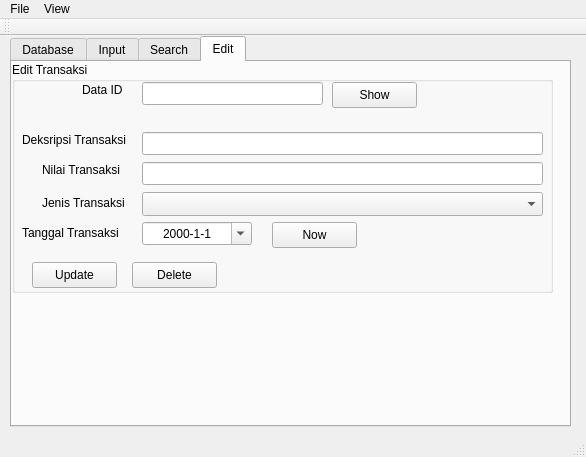
<?xml version="1.0" encoding="UTF-8"?>
<ui version="4.0">
 <class>sap</class>
 <widget class="QMainWindow" name="sap">
  <property name="geometry">
   <rect>
    <x>0</x>
    <y>0</y>
    <width>586</width>
    <height>457</height>
   </rect>
  </property>
  <property name="sizePolicy">
   <sizepolicy hsizetype="Preferred" vsizetype="Preferred">
    <horstretch>0</horstretch>
    <verstretch>0</verstretch>
   </sizepolicy>
  </property>
  <property name="windowTitle">
   <string>Simple Accounting Program</string>
  </property>
  <widget class="QWidget" name="centralWidget">
   <widget class="QTabWidget" name="tabMain">
    <property name="enabled">
     <bool>true</bool>
    </property>
    <property name="geometry">
     <rect>
      <x>10</x>
      <y>0</y>
      <width>561</width>
      <height>391</height>
     </rect>
    </property>
    <property name="currentIndex">
     <number>3</number>
    </property>
    <widget class="QWidget" name="tabDatabase">
     <attribute name="title">
      <string>Database</string>
     </attribute>
     <widget class="QGroupBox" name="grpDatabase">
      <property name="geometry">
       <rect>
        <x>0</x>
        <y>70</y>
        <width>311</width>
        <height>111</height>
       </rect>
      </property>
      <property name="title">
       <string>Manage Databases</string>
      </property>
      <widget class="QLineEdit" name="txtDbNew">
       <property name="enabled">
        <bool>true</bool>
       </property>
       <property name="geometry">
        <rect>
         <x>100</x>
         <y>30</y>
         <width>113</width>
         <height>23</height>
        </rect>
       </property>
      </widget>
      <widget class="QPushButton" name="btnDbNew">
       <property name="enabled">
        <bool>true</bool>
       </property>
       <property name="geometry">
        <rect>
         <x>230</x>
         <y>30</y>
         <width>61</width>
         <height>26</height>
        </rect>
       </property>
       <property name="text">
        <string>Create</string>
       </property>
      </widget>
      <widget class="QComboBox" name="cmbDbDelete">
       <property name="enabled">
        <bool>true</bool>
       </property>
       <property name="geometry">
        <rect>
         <x>100</x>
         <y>70</y>
         <width>111</width>
         <height>24</height>
        </rect>
       </property>
      </widget>
      <widget class="QPushButton" name="btnDbDelete">
       <property name="enabled">
        <bool>true</bool>
       </property>
       <property name="geometry">
        <rect>
         <x>230</x>
         <y>70</y>
         <width>61</width>
         <height>26</height>
        </rect>
       </property>
       <property name="text">
        <string>Delete</string>
       </property>
      </widget>
      <widget class="QLabel" name="label_11">
       <property name="geometry">
        <rect>
         <x>10</x>
         <y>30</y>
         <width>81</width>
         <height>21</height>
        </rect>
       </property>
       <property name="text">
        <string>Create Data</string>
       </property>
      </widget>
      <widget class="QLabel" name="label_12">
       <property name="geometry">
        <rect>
         <x>10</x>
         <y>70</y>
         <width>81</width>
         <height>21</height>
        </rect>
       </property>
       <property name="text">
        <string>Delete Data</string>
       </property>
      </widget>
     </widget>
     <widget class="QGroupBox" name="grpExportImport">
      <property name="geometry">
       <rect>
        <x>0</x>
        <y>190</y>
        <width>311</width>
        <height>101</height>
       </rect>
      </property>
      <property name="title">
       <string>Export/Import Data</string>
      </property>
      <widget class="QComboBox" name="cmbDbExport">
       <property name="enabled">
        <bool>true</bool>
       </property>
       <property name="geometry">
        <rect>
         <x>100</x>
         <y>20</y>
         <width>111</width>
         <height>24</height>
        </rect>
       </property>
      </widget>
      <widget class="QLabel" name="label_5">
       <property name="geometry">
        <rect>
         <x>10</x>
         <y>20</y>
         <width>91</width>
         <height>21</height>
        </rect>
       </property>
       <property name="text">
        <string>Data to Export</string>
       </property>
      </widget>
      <widget class="QPushButton" name="btnDbExport">
       <property name="enabled">
        <bool>true</bool>
       </property>
       <property name="geometry">
        <rect>
         <x>220</x>
         <y>20</y>
         <width>61</width>
         <height>26</height>
        </rect>
       </property>
       <property name="text">
        <string>Export</string>
       </property>
      </widget>
      <widget class="QPushButton" name="btnDbImport">
       <property name="enabled">
        <bool>true</bool>
       </property>
       <property name="geometry">
        <rect>
         <x>220</x>
         <y>70</y>
         <width>61</width>
         <height>26</height>
        </rect>
       </property>
       <property name="text">
        <string>Import</string>
       </property>
      </widget>
      <widget class="QComboBox" name="cmbDbImport">
       <property name="enabled">
        <bool>true</bool>
       </property>
       <property name="geometry">
        <rect>
         <x>100</x>
         <y>70</y>
         <width>111</width>
         <height>24</height>
        </rect>
       </property>
      </widget>
      <widget class="QLabel" name="label_6">
       <property name="geometry">
        <rect>
         <x>10</x>
         <y>70</y>
         <width>81</width>
         <height>21</height>
        </rect>
       </property>
       <property name="text">
        <string>Import to Data</string>
       </property>
      </widget>
     </widget>
     <widget class="QGroupBox" name="grpDbSelect">
      <property name="geometry">
       <rect>
        <x>0</x>
        <y>0</y>
        <width>221</width>
        <height>61</height>
       </rect>
      </property>
      <property name="title">
       <string>Select Data </string>
      </property>
      <widget class="QPushButton" name="btnDbExisting">
       <property name="enabled">
        <bool>true</bool>
       </property>
       <property name="geometry">
        <rect>
         <x>150</x>
         <y>20</y>
         <width>61</width>
         <height>26</height>
        </rect>
       </property>
       <property name="text">
        <string>Use</string>
       </property>
      </widget>
      <widget class="QComboBox" name="cmbDbExisting">
       <property name="enabled">
        <bool>true</bool>
       </property>
       <property name="geometry">
        <rect>
         <x>10</x>
         <y>20</y>
         <width>131</width>
         <height>24</height>
        </rect>
       </property>
      </widget>
     </widget>
    </widget>
    <widget class="QWidget" name="tabInput">
     <attribute name="title">
      <string>Input</string>
     </attribute>
     <widget class="QGroupBox" name="grpInput">
      <property name="geometry">
       <rect>
        <x>0</x>
        <y>0</y>
        <width>541</width>
        <height>191</height>
       </rect>
      </property>
      <property name="title">
       <string>Input Transaksi</string>
      </property>
      <widget class="QLabel" name="label">
       <property name="geometry">
        <rect>
         <x>10</x>
         <y>30</y>
         <width>121</width>
         <height>16</height>
        </rect>
       </property>
       <property name="text">
        <string>Deksripsi Transaksi</string>
       </property>
      </widget>
      <widget class="QLineEdit" name="txtTrsDeskrip">
       <property name="geometry">
        <rect>
         <x>130</x>
         <y>30</y>
         <width>401</width>
         <height>23</height>
        </rect>
       </property>
       <property name="maxLength">
        <number>32</number>
       </property>
      </widget>
      <widget class="QComboBox" name="cmbTrsJenis">
       <property name="geometry">
        <rect>
         <x>130</x>
         <y>90</y>
         <width>401</width>
         <height>24</height>
        </rect>
       </property>
      </widget>
      <widget class="QLabel" name="label_2">
       <property name="geometry">
        <rect>
         <x>30</x>
         <y>90</y>
         <width>101</width>
         <height>21</height>
        </rect>
       </property>
       <property name="text">
        <string>Jenis Transaksi</string>
       </property>
      </widget>
      <widget class="QLabel" name="label_3">
       <property name="geometry">
        <rect>
         <x>30</x>
         <y>60</y>
         <width>121</width>
         <height>16</height>
        </rect>
       </property>
       <property name="text">
        <string>Nilai Transaksi</string>
       </property>
      </widget>
      <widget class="QLineEdit" name="txtTrsNilai">
       <property name="geometry">
        <rect>
         <x>130</x>
         <y>60</y>
         <width>401</width>
         <height>23</height>
        </rect>
       </property>
       <property name="inputMethodHints">
        <set>Qt::ImhDigitsOnly|Qt::ImhFormattedNumbersOnly|Qt::ImhPreferNumbers</set>
       </property>
       <property name="text">
        <string/>
       </property>
       <property name="maxLength">
        <number>32</number>
       </property>
      </widget>
      <widget class="QDateEdit" name="dateTrsTanggal">
       <property name="geometry">
        <rect>
         <x>130</x>
         <y>120</y>
         <width>110</width>
         <height>23</height>
        </rect>
       </property>
       <property name="alignment">
        <set>Qt::AlignCenter</set>
       </property>
       <property name="readOnly">
        <bool>false</bool>
       </property>
       <property name="showGroupSeparator" stdset="0">
        <bool>false</bool>
       </property>
       <property name="displayFormat">
        <string>yyyy-M-d</string>
       </property>
       <property name="calendarPopup">
        <bool>true</bool>
       </property>
      </widget>
      <widget class="QLabel" name="label_4">
       <property name="geometry">
        <rect>
         <x>10</x>
         <y>120</y>
         <width>101</width>
         <height>21</height>
        </rect>
       </property>
       <property name="text">
        <string>Tanggal Transaksi</string>
       </property>
      </widget>
      <widget class="QPushButton" name="btnTrsSave">
       <property name="geometry">
        <rect>
         <x>20</x>
         <y>160</y>
         <width>85</width>
         <height>26</height>
        </rect>
       </property>
       <property name="text">
        <string>Save</string>
       </property>
      </widget>
      <widget class="QPushButton" name="btnTrsClear">
       <property name="geometry">
        <rect>
         <x>120</x>
         <y>160</y>
         <width>85</width>
         <height>26</height>
        </rect>
       </property>
       <property name="text">
        <string>Clear</string>
       </property>
      </widget>
      <widget class="QPushButton" name="btnTrsNow">
       <property name="geometry">
        <rect>
         <x>260</x>
         <y>120</y>
         <width>85</width>
         <height>26</height>
        </rect>
       </property>
       <property name="text">
        <string>Now</string>
       </property>
      </widget>
     </widget>
    </widget>
    <widget class="QWidget" name="tabSearch">
     <attribute name="title">
      <string>Search</string>
     </attribute>
     <widget class="QGroupBox" name="grpCari">
      <property name="geometry">
       <rect>
        <x>0</x>
        <y>0</y>
        <width>541</width>
        <height>291</height>
       </rect>
      </property>
      <property name="title">
       <string>Cari Data</string>
      </property>
      <widget class="QLineEdit" name="txtCariDeskrip">
       <property name="geometry">
        <rect>
         <x>130</x>
         <y>30</y>
         <width>371</width>
         <height>23</height>
        </rect>
       </property>
       <property name="maxLength">
        <number>32</number>
       </property>
      </widget>
      <widget class="QComboBox" name="cmbCariJenis">
       <property name="enabled">
        <bool>false</bool>
       </property>
       <property name="geometry">
        <rect>
         <x>130</x>
         <y>90</y>
         <width>371</width>
         <height>24</height>
        </rect>
       </property>
      </widget>
      <widget class="QLineEdit" name="txtCariNilai">
       <property name="enabled">
        <bool>false</bool>
       </property>
       <property name="geometry">
        <rect>
         <x>130</x>
         <y>60</y>
         <width>371</width>
         <height>23</height>
        </rect>
       </property>
       <property name="inputMethodHints">
        <set>Qt::ImhDigitsOnly|Qt::ImhFormattedNumbersOnly|Qt::ImhPreferNumbers</set>
       </property>
       <property name="text">
        <string/>
       </property>
       <property name="maxLength">
        <number>32</number>
       </property>
      </widget>
      <widget class="QDateEdit" name="dateCariTanggal">
       <property name="enabled">
        <bool>false</bool>
       </property>
       <property name="geometry">
        <rect>
         <x>130</x>
         <y>180</y>
         <width>110</width>
         <height>23</height>
        </rect>
       </property>
       <property name="alignment">
        <set>Qt::AlignCenter</set>
       </property>
       <property name="readOnly">
        <bool>false</bool>
       </property>
       <property name="showGroupSeparator" stdset="0">
        <bool>false</bool>
       </property>
       <property name="displayFormat">
        <string>yyyy-M-d</string>
       </property>
       <property name="calendarPopup">
        <bool>true</bool>
       </property>
      </widget>
      <widget class="QPushButton" name="btnCari">
       <property name="geometry">
        <rect>
         <x>20</x>
         <y>220</y>
         <width>85</width>
         <height>26</height>
        </rect>
       </property>
       <property name="text">
        <string>Search</string>
       </property>
      </widget>
      <widget class="QPushButton" name="btnCariClear">
       <property name="geometry">
        <rect>
         <x>120</x>
         <y>220</y>
         <width>85</width>
         <height>26</height>
        </rect>
       </property>
       <property name="text">
        <string>Clear</string>
       </property>
      </widget>
      <widget class="QPushButton" name="btnCariNow">
       <property name="geometry">
        <rect>
         <x>260</x>
         <y>180</y>
         <width>85</width>
         <height>26</height>
        </rect>
       </property>
       <property name="text">
        <string>Now</string>
       </property>
      </widget>
      <widget class="QRadioButton" name="rbtCariDeskrip">
       <property name="geometry">
        <rect>
         <x>10</x>
         <y>30</y>
         <width>97</width>
         <height>20</height>
        </rect>
       </property>
       <property name="text">
        <string>Deskripsi</string>
       </property>
       <property name="checked">
        <bool>true</bool>
       </property>
      </widget>
      <widget class="QRadioButton" name="rbtCariNilai">
       <property name="geometry">
        <rect>
         <x>10</x>
         <y>60</y>
         <width>97</width>
         <height>20</height>
        </rect>
       </property>
       <property name="text">
        <string>Nilai</string>
       </property>
      </widget>
      <widget class="QRadioButton" name="rbtCariJenis">
       <property name="geometry">
        <rect>
         <x>10</x>
         <y>90</y>
         <width>97</width>
         <height>20</height>
        </rect>
       </property>
       <property name="text">
        <string>Jenis</string>
       </property>
      </widget>
      <widget class="QRadioButton" name="rbtCariTanggal">
       <property name="geometry">
        <rect>
         <x>10</x>
         <y>180</y>
         <width>97</width>
         <height>20</height>
        </rect>
       </property>
       <property name="text">
        <string>Tanggal</string>
       </property>
      </widget>
      <widget class="QComboBox" name="cmbCariDebet">
       <property name="enabled">
        <bool>false</bool>
       </property>
       <property name="geometry">
        <rect>
         <x>130</x>
         <y>120</y>
         <width>371</width>
         <height>24</height>
        </rect>
       </property>
      </widget>
      <widget class="QRadioButton" name="rbtCariDebet">
       <property name="geometry">
        <rect>
         <x>10</x>
         <y>120</y>
         <width>97</width>
         <height>20</height>
        </rect>
       </property>
       <property name="text">
        <string>Debet</string>
       </property>
      </widget>
      <widget class="QComboBox" name="cmbCariKredit">
       <property name="enabled">
        <bool>false</bool>
       </property>
       <property name="geometry">
        <rect>
         <x>130</x>
         <y>150</y>
         <width>371</width>
         <height>24</height>
        </rect>
       </property>
      </widget>
      <widget class="QRadioButton" name="rbtCariKredit">
       <property name="geometry">
        <rect>
         <x>10</x>
         <y>150</y>
         <width>97</width>
         <height>20</height>
        </rect>
       </property>
       <property name="text">
        <string>Kredit</string>
       </property>
      </widget>
     </widget>
    </widget>
    <widget class="QWidget" name="tabEdit">
     <attribute name="title">
      <string>Edit</string>
     </attribute>
     <widget class="QGroupBox" name="grpEdit">
      <property name="geometry">
       <rect>
        <x>0</x>
        <y>0</y>
        <width>541</width>
        <height>231</height>
       </rect>
      </property>
      <property name="title">
       <string>Edit Transaksi</string>
      </property>
      <widget class="QLabel" name="label_7">
       <property name="geometry">
        <rect>
         <x>10</x>
         <y>70</y>
         <width>121</width>
         <height>16</height>
        </rect>
       </property>
       <property name="text">
        <string>Deksripsi Transaksi</string>
       </property>
      </widget>
      <widget class="QLineEdit" name="txtEditDeskrip">
       <property name="geometry">
        <rect>
         <x>130</x>
         <y>70</y>
         <width>401</width>
         <height>23</height>
        </rect>
       </property>
       <property name="maxLength">
        <number>32</number>
       </property>
      </widget>
      <widget class="QComboBox" name="cmbEditJenis">
       <property name="geometry">
        <rect>
         <x>130</x>
         <y>130</y>
         <width>401</width>
         <height>24</height>
        </rect>
       </property>
      </widget>
      <widget class="QLabel" name="label_8">
       <property name="geometry">
        <rect>
         <x>30</x>
         <y>130</y>
         <width>101</width>
         <height>21</height>
        </rect>
       </property>
       <property name="text">
        <string>Jenis Transaksi</string>
       </property>
      </widget>
      <widget class="QLabel" name="label_9">
       <property name="geometry">
        <rect>
         <x>30</x>
         <y>100</y>
         <width>121</width>
         <height>16</height>
        </rect>
       </property>
       <property name="text">
        <string>Nilai Transaksi</string>
       </property>
      </widget>
      <widget class="QLineEdit" name="txtEditNilai">
       <property name="geometry">
        <rect>
         <x>130</x>
         <y>100</y>
         <width>401</width>
         <height>23</height>
        </rect>
       </property>
       <property name="inputMethodHints">
        <set>Qt::ImhDigitsOnly|Qt::ImhFormattedNumbersOnly|Qt::ImhPreferNumbers</set>
       </property>
       <property name="text">
        <string/>
       </property>
       <property name="maxLength">
        <number>32</number>
       </property>
      </widget>
      <widget class="QDateEdit" name="dateEditTanggal">
       <property name="geometry">
        <rect>
         <x>130</x>
         <y>160</y>
         <width>110</width>
         <height>23</height>
        </rect>
       </property>
       <property name="alignment">
        <set>Qt::AlignCenter</set>
       </property>
       <property name="readOnly">
        <bool>false</bool>
       </property>
       <property name="showGroupSeparator" stdset="0">
        <bool>false</bool>
       </property>
       <property name="displayFormat">
        <string>yyyy-M-d</string>
       </property>
       <property name="calendarPopup">
        <bool>true</bool>
       </property>
      </widget>
      <widget class="QLabel" name="label_10">
       <property name="geometry">
        <rect>
         <x>10</x>
         <y>160</y>
         <width>101</width>
         <height>21</height>
        </rect>
       </property>
       <property name="text">
        <string>Tanggal Transaksi</string>
       </property>
      </widget>
      <widget class="QPushButton" name="btnEditChange">
       <property name="enabled">
        <bool>true</bool>
       </property>
       <property name="geometry">
        <rect>
         <x>20</x>
         <y>200</y>
         <width>85</width>
         <height>26</height>
        </rect>
       </property>
       <property name="text">
        <string>Update</string>
       </property>
      </widget>
      <widget class="QPushButton" name="btnEditNow">
       <property name="geometry">
        <rect>
         <x>260</x>
         <y>160</y>
         <width>85</width>
         <height>26</height>
        </rect>
       </property>
       <property name="text">
        <string>Now</string>
       </property>
      </widget>
      <widget class="QLabel" name="label_13">
       <property name="geometry">
        <rect>
         <x>70</x>
         <y>20</y>
         <width>51</width>
         <height>16</height>
        </rect>
       </property>
       <property name="text">
        <string>Data ID</string>
       </property>
      </widget>
      <widget class="QLineEdit" name="txtEditID">
       <property name="geometry">
        <rect>
         <x>130</x>
         <y>20</y>
         <width>181</width>
         <height>23</height>
        </rect>
       </property>
       <property name="maxLength">
        <number>32</number>
       </property>
      </widget>
      <widget class="QPushButton" name="btnEditShow">
       <property name="geometry">
        <rect>
         <x>320</x>
         <y>20</y>
         <width>85</width>
         <height>26</height>
        </rect>
       </property>
       <property name="text">
        <string>Show</string>
       </property>
      </widget>
      <widget class="QPushButton" name="btnEditDelete">
       <property name="enabled">
        <bool>true</bool>
       </property>
       <property name="geometry">
        <rect>
         <x>120</x>
         <y>200</y>
         <width>85</width>
         <height>26</height>
        </rect>
       </property>
       <property name="text">
        <string>Delete</string>
       </property>
      </widget>
     </widget>
    </widget>
   </widget>
  </widget>
  <widget class="QToolBar" name="mainToolBar">
   <attribute name="toolBarArea">
    <enum>TopToolBarArea</enum>
   </attribute>
   <attribute name="toolBarBreak">
    <bool>false</bool>
   </attribute>
  </widget>
  <widget class="QStatusBar" name="statusBar"/>
  <widget class="QMenuBar" name="menuBar">
   <property name="geometry">
    <rect>
     <x>0</x>
     <y>0</y>
     <width>586</width>
     <height>19</height>
    </rect>
   </property>
   <widget class="QMenu" name="menuFile">
    <property name="title">
     <string>File</string>
    </property>
    <addaction name="separator"/>
    <addaction name="actionExit"/>
    <addaction name="actionAbout"/>
   </widget>
   <widget class="QMenu" name="menuView">
    <property name="title">
     <string>View</string>
    </property>
    <addaction name="actionMain_Data_as_Table"/>
    <addaction name="actionMain_Data_as_PDF"/>
    <addaction name="separator"/>
   </widget>
   <addaction name="menuFile"/>
   <addaction name="menuView"/>
  </widget>
  <action name="actionExit">
   <property name="text">
    <string>Exit</string>
   </property>
  </action>
  <action name="actionAbout">
   <property name="text">
    <string>About</string>
   </property>
  </action>
  <action name="actionMain_Data_as_Table">
   <property name="text">
    <string>Main Data as Table</string>
   </property>
  </action>
  <action name="actionMain_Data_as_PDF">
   <property name="text">
    <string>Main Data as PDF</string>
   </property>
  </action>
 </widget>
 <layoutdefault spacing="6" margin="11"/>
 <resources/>
 <connections/>
</ui>
